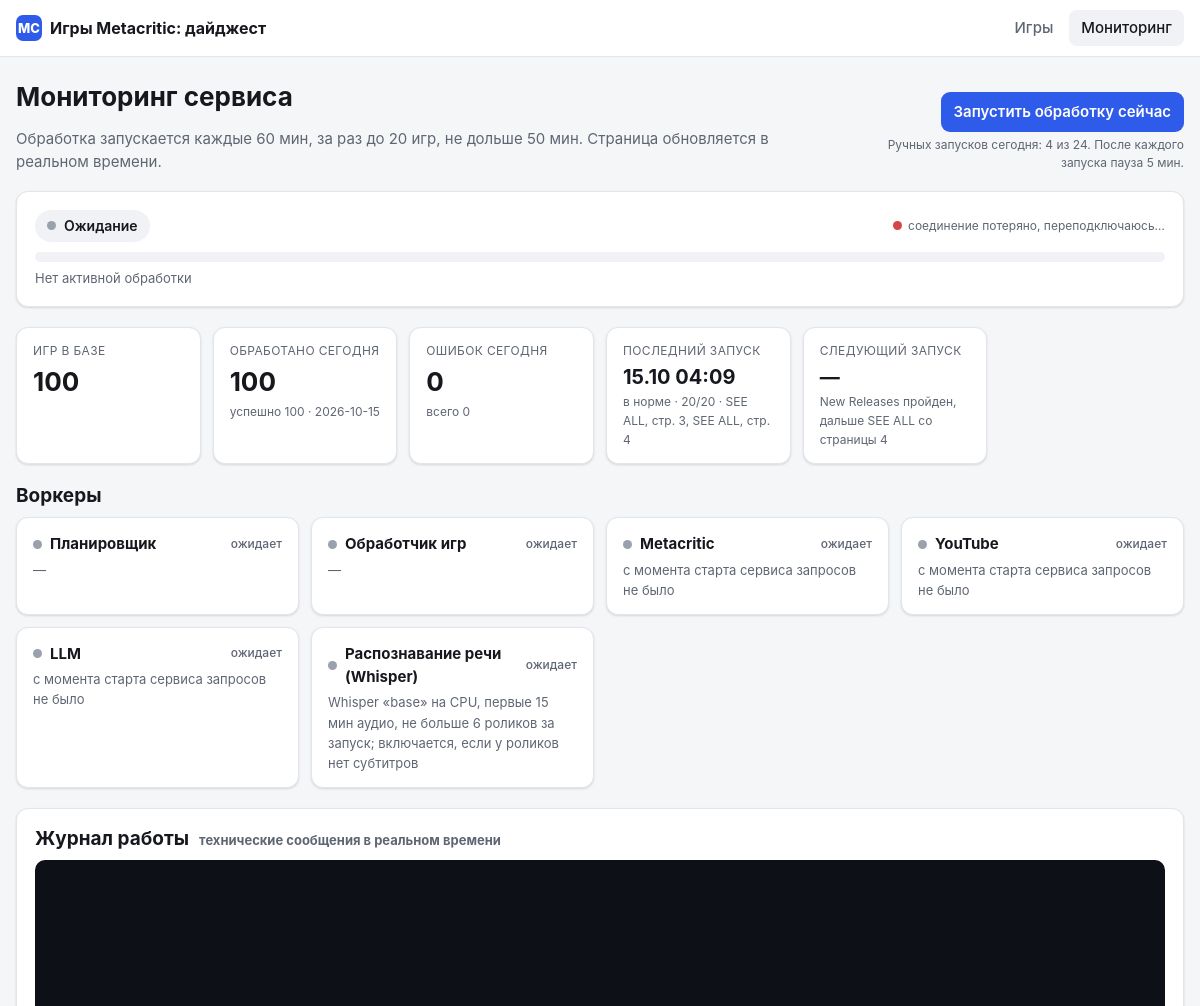
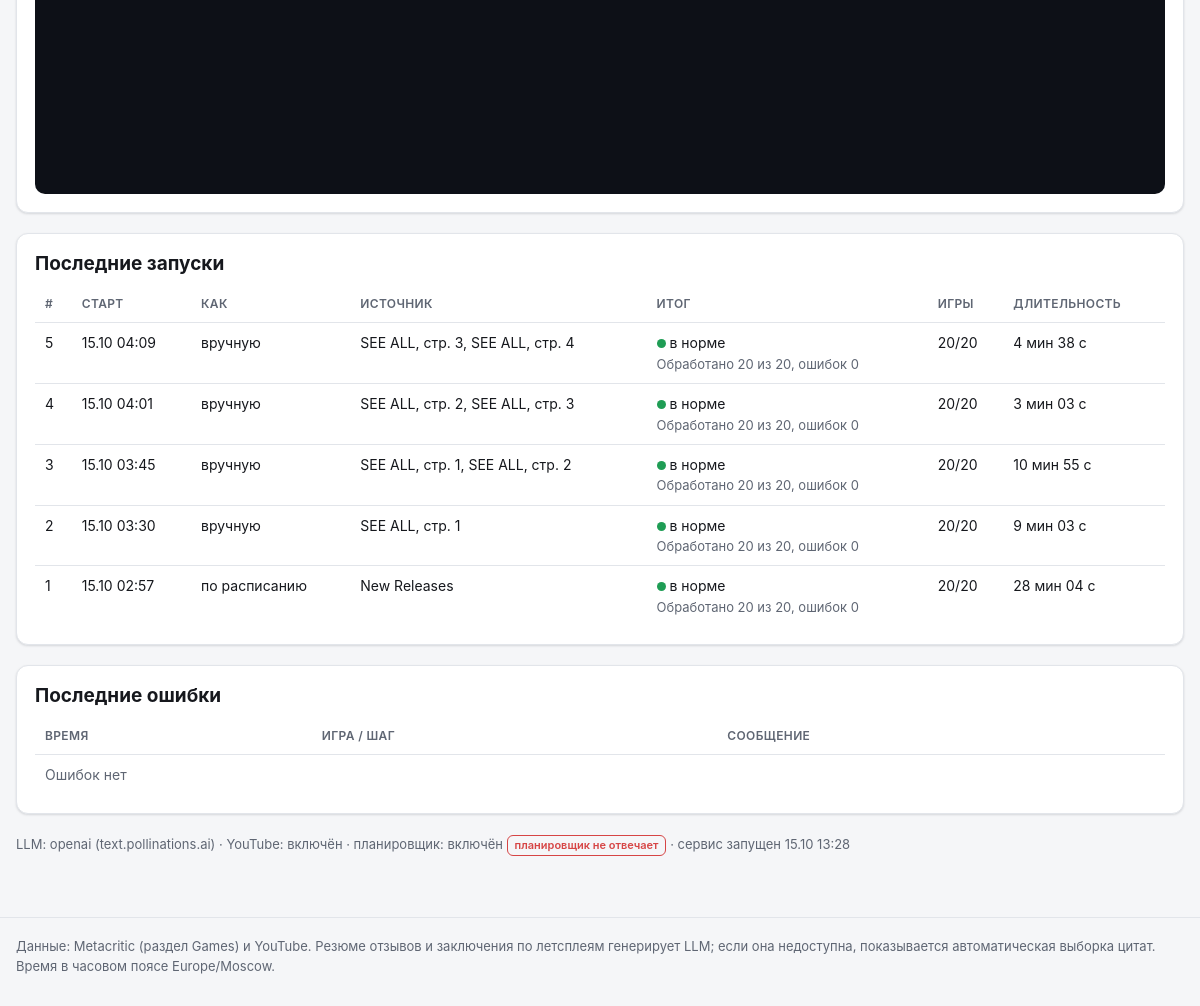
The page /monitor on the database its author committed (2 pictures, top to bottom).
### tables this page shows
CREATE TABLE runs (
    id INTEGER PRIMARY KEY AUTOINCREMENT,
    trigger TEXT NOT NULL,
    day TEXT NOT NULL,
    started_at TEXT NOT NULL,
    finished_at TEXT,
    status TEXT NOT NULL,
    selected INTEGER NOT NULL DEFAULT 0,
    ok INTEGER NOT NULL DEFAULT 0,
    failed INTEGER NOT NULL DEFAULT 0,
    sources TEXT,
    message TEXT
, owner TEXT, heartbeat_at TEXT);

### app/main.py (the view)
    @app.get("/monitor", response_class=HTMLResponse)
    def monitor_page(request: Request, started: int = 0, busy: int = 0, wait: int = 0, cap: int = 0,
                     forbidden: int = 0):
        return templates.TemplateResponse(request, "monitor.html", {
            "st": build_status(app), "started": started, "busy": busy, "wait": wait, "cap": cap,
            "forbidden": forbidden,
        })

### app/templates/monitor.html (shortened to what this page needs)
{% extends "base.html" %}
{% block content %}
{% set m = st.manual %}
<div class="page-head">
  <div>
    <h1>Мониторинг сервиса</h1>
    <p class="muted">{% if st.config.scheduler_enabled %}Обработка запускается каждые {{ st.config.interval_minutes }} мин{% else %}Автозапуск выключен (SCHEDULER_ENABLED=0), обработка запускается кнопкой{% endif %}, за раз до {{ st.config.batch_size }} игр, не дольше {{ st.config.run_max_minutes }} мин. Страница обновляется в реальном времени.</p>
  </div>
  <form method="post" action="/run" id="run-form" class="run-box" data-available-at="{{ m.available_at or '' }}" data-code="{{ m.code }}" data-runs-today="{{ m.runs_today }}" data-daily-cap="{{ m.daily_cap }}" data-cooldown="{{ m.cooldown_seconds }}" data-retry-after="{{ m.retry_after }}" data-reason="{{ m.reason }}" data-running="{{ 1 if st.running else 0 }}">
    <button class="btn" type="submit" id="run-btn" {% if not m.allowed %}disabled{% endif %}>
    </button>
    <span class="run-hint" id="run-hint"></span>
  </form>
</div>
<section class="card pad">
  <div class="run-line">
    <span class="status-pill"><span class="dot {{ 'running' if st.running else 'idle' }}" id="run-dot"></span><span id="run-state">{{ 'Идёт обработка' if st.running else 'Ожидание' }}</span></span>
    <span class="conn"><span class="dot" id="conn-dot"></span><span id="conn-text">подключение…</span></span>
  </div>
  <div class="progress"><div id="progress-bar" data-pct="{{ (100 * st.progress.done / st.progress.total)|round|int if st.progress.total else 0 }}"></div></div>
  <div class="muted small" id="progress-text">{% if st.progress.total %}{{ st.progress.done }} из {{ st.progress.total }} · успешно {{ st.progress.ok }}, ошибок {{ st.progress.failed }}{% else %}Нет активной обработки{% endif %}</div>
</section>
{% set ds = st.day_state %}
<section class="section tiles">
  <div class="card tile"><div class="label">Игр в базе</div><div class="value" id="t-total">{{ st.totals.games_total }}</div></div>
  <div class="card tile"><div class="label">Обработано сегодня</div><div class="value" id="t-today">{{ st.totals.processed_today }}</div><div class="sub" id="t-today-sub">успешно {{ st.totals.processed_today_ok }} · {{ st.day }}</div></div>
  <div class="card tile"><div class="label">Ошибок сегодня</div><div class="value" id="t-errors">{{ st.totals.errors_today }}</div><div class="sub" id="t-errors-sub">всего {{ st.totals.errors_total }}</div></div>
  <div class="card tile"><div class="label">Последний запуск</div><div class="value sm" id="t-last">{{ st.last_run.started_at|dt if st.last_run else '—' }}</div><div class="sub" id="t-last-sub">{% if st.last_run %}{{ st.last_run.status|status_ru }} · {{ st.last_run.ok }}/{{ st.last_run.selected }} · {{ st.last_run.source_label }}{% else %}запусков ещё не было{% endif %}</div></div>
  <div class="card tile"><div class="label">Следующий запуск</div><div class="value sm" id="t-next">{% if not st.config.scheduler_enabled %}вручную{% else %}{{ st.next_run_at|dt if st.next_run_at else '—' }}{% endif %}</div><div class="sub" id="t-cursor">{% if ds.new_releases_done %}New Releases пройден, дальше SEE ALL со страницы {{ ds.browse_offset // st.config.browse_page_size + 1 }}{% elif st.runs_today %}сегодня ещё не пройден блок New Releases{% else %}сегодня первым будет обработан блок New Releases{% endif %}</div></div>
</section>
<section class="section">
  <h2>Воркеры</h2>
  <div class="workers" id="workers">
    {% for w in st.workers %}
    <div class="card worker" data-worker="{{ w.name }}">
      <div class="worker-head"><span class="dot {{ w.status }}"></span>{{ w.title }}<span class="st">{{ w.status|status_ru }}</span></div>
      <div class="small muted detail">{{ w.detail or '—' }}</div>
    </div>
    {% endfor %}
  </div>
</section>
<section class="section card pad">
  <h2>Журнал работы <span class="muted small">технические сообщения в реальном времени</span></h2>
  <div class="log" id="log" aria-live="polite"></div>
</section>
<section class="section card pad">
  <h2>Последние запуски</h2>
  <div class="table-scroll">
    <table class="runs">
      <thead><tr><th>#</th><th>Старт</th><th>Как</th><th>Источник</th><th>Итог</th><th>Игры</th><th>Длительность</th></tr></thead>
      <tbody id="runs">
        {% for r in st.runs %}
        <tr title="{{ r.message or '' }}"><td>{{ r.id }}</td><td>{{ r.started_at|dt }}</td><td>{{ r.trigger_label }}</td><td>{{ r.source_label }}</td><td><span class="dot inline {{ r.status }}"></span> {{ r.status|status_ru }}{% if r.message %}<div class="muted small run-msg">{{ r.message }}</div>{% endif %}</td><td>{{ r.ok }}/{{ r.selected }}{% if r.failed %}, ошибок {{ r.failed }}{% endif %}</td><td>{{ r.seconds|secs if r.seconds is not none else 'идёт' }}</td></tr>
        {% else %}
        <tr><td colspan="7" class="muted">Запусков ещё не было</td></tr>
        {% endfor %}
      </tbody>
    </table>
  </div>
</section>
<section class="section card pad">
  <h2>Последние ошибки</h2>
  <div class="table-scroll">
    <table>
      <thead><tr><th>Время</th><th>Игра / шаг</th><th>Сообщение</th></tr></thead>
      <tbody id="errors">
        {% for e in st.errors %}
        <tr><td>{{ e.at|dt }}</td><td>{{ e.slug or '—' }}<br><span class="muted small">{{ e.step_label }}</span></td><td class="small">{{ e.message }}</td></tr>
        {% else %}
        <tr><td colspan="3" class="muted">Ошибок нет</td></tr>
        {% endfor %}
      </tbody>
    </table>
  </div>
</section>
<p class="small muted section">LLM: {{ st.config.llm_model }} ({{ st.config.llm_endpoint }}) · YouTube: {{ 'включён' if st.config.youtube_enabled else 'выключен' }} · планировщик: {{ 'включён' if st.config.scheduler_enabled else 'выключен' }}{% if st.scheduler.enabled and not st.scheduler.healthy %} <span class="badge err">планировщик не отвечает</span>{% endif %} · сервис запущен {{ st.started_at|dt }}</p>
{% endblock %}

### app/templates/base.html (shortened to what this page needs)
<!doctype html>
<html lang="ru">
<head>
  <link rel="stylesheet" href="/static/style.css?v={{ static_version }}">
</head>
<body data-tz="{{ tz_name }}">
  <header class="topbar">
    <div class="wrap">
      <a class="brand" href="/"><span class="brand-mark">MC</span><span class="full">Игры Metacritic: дайджест</span><span class="short">Дайджест</span></a>
      <nav class="nav">
        <a href="/" class="{% if request.url.path == '/' or request.url.path.startswith('/game') %}active{% endif %}">Игры</a>
        <a href="/monitor" class="{% if request.url.path == '/monitor' %}active{% endif %}">Мониторинг</a>
      </nav>
    </div>
  </header>
  <main>
    <div class="wrap">
      {% block content %}{% endblock %}
    </div>
  </main>
  <footer>
    <div class="wrap">Данные: Metacritic (раздел Games) и YouTube. Резюме отзывов и заключения по летсплеям генерирует LLM; если она недоступна, показывается автоматическая выборка цитат. Время в часовом поясе {{ tz_name }}.</div>
  </footer>
</body>
</html>

### rows shown on the page
runs: last_run.started_at|dt "15.10 04:09", last_run.status|status_ru "в норме", last_run.ok "20", last_run.selected "20", id "5", started_at|dt "15.10 04:09", trigger_label "вручную", source_label "SEE ALL, стр. 3, SEE ALL, стр. 4", status|status_ru "в норме", message "Обработано 20 из 20, ошибок 0", ok "20", selected "20", seconds|secs "4 мин 38 с"
runs: id "4", started_at|dt "15.10 04:01", trigger_label "вручную", source_label "SEE ALL, стр. 2, SEE ALL, стр. 3", status|status_ru "в норме", message "Обработано 20 из 20, ошибок 0", ok "20", selected "20", seconds|secs "3 мин 03 с"
runs: id "3", started_at|dt "15.10 03:45", trigger_label "вручную", source_label "SEE ALL, стр. 1, SEE ALL, стр. 2", status|status_ru "в норме", message "Обработано 20 из 20, ошибок 0", ok "20", selected "20", seconds|secs "10 мин 55 с"
runs: id "2", started_at|dt "15.10 03:30", trigger_label "вручную", source_label "SEE ALL, стр. 1", status|status_ru "в норме", message "Обработано 20 из 20, ошибок 0", ok "20", selected "20", seconds|secs "9 мин 03 с"
runs: id "1", started_at|dt "15.10 02:57", trigger_label "по расписанию", source_label "New Releases", status|status_ru "в норме", message "Обработано 20 из 20, ошибок 0", ok "20", selected "20", seconds|secs "28 мин 04 с"

### other values the page prints
{{ st.config.interval_minutes }} "60"
{{ st.config.batch_size }} "20"
{{ st.config.run_max_minutes }} "50"
{{ 'Идёт обработка' if st.running else 'Ожидание' }} "Ожидание"
{{ st.totals.games_total }} "100"
{{ st.totals.processed_today }} "100"
{{ st.totals.processed_today_ok }} "100"
{{ st.day }} "2026-10-15"
{{ st.totals.errors_today }} "0"
{{ st.totals.errors_total }} "0"
{{ st.last_run.source_label }} "SEE ALL, стр. 3, SEE ALL, стр. 4"
{{ st.next_run_at|dt if st.next_run_at else '—' }} "—"
{{ ds.browse_offset // st.config.browse_page_size + 1 }} "4"
{{ w.title }} "Планировщик" "Обработчик игр" "Metacritic" "YouTube" "LLM" "Распознавание речи (Whisper)"
{{ w.status|status_ru }} "ожидает" "ожидает" "ожидает" "ожидает" "ожидает" "ожидает"
